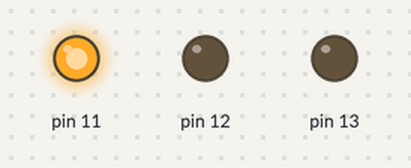
A sketch run on a simulated Arduino Uno, built with avr-gcc and run on an emulated ATmega328P. Parts: output pins drawn as LEDs (lit = HIGH).

Above: at 2.5 s.
At 11.0 s:
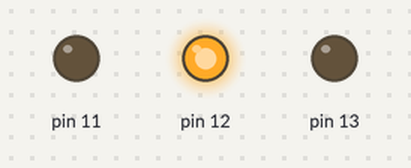
At 16.5 s:
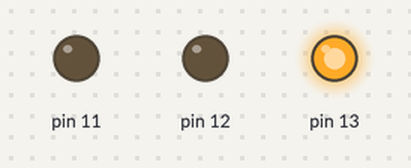
At 21.5 s:
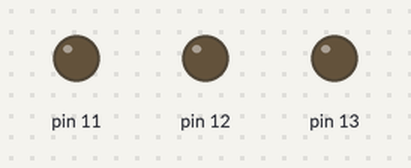
Timing chart, 0 to 31.2 s (numbered marks = the images above):
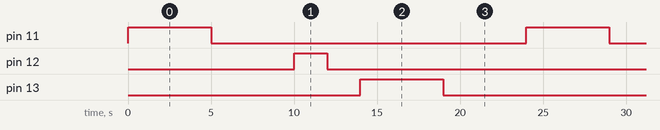

The sketch:

semaforo_codigo.ino
```cpp
void setup() {
  pinMode(13,OUTPUT);
  pinMode(12,OUTPUT);
  pinMode(11,OUTPUT);

}

void loop() {
  digitalWrite(11,HIGH);
  delay(5000);
  digitalWrite(11,LOW);
  delay(5000);
  digitalWrite(12,HIGH);
  delay(2000);
  digitalWrite(12,LOW);
  delay(2000);
  digitalWrite(13,HIGH);
  delay(5000);
  digitalWrite(13,LOW);
  delay(5000);

}
```

Measured:
- by itself, pin 11, pin 13: alternates HIGH for 5.0 s and LOW for 19.0 s
- by itself, pin 12: alternates HIGH for 2.0 s and LOW for 22.0 s
- by itself, everything shown: repeats every 24.0 s, in 6 steps
